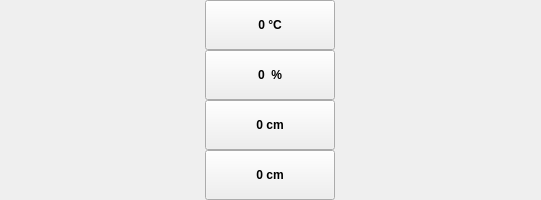
<?xml version="1.0" encoding="UTF-8"?>
<ui version="4.0">
 <class>frame</class>
 <widget class="QFrame" name="frame">
  <property name="geometry">
   <rect>
    <x>0</x>
    <y>0</y>
    <width>541</width>
    <height>200</height>
   </rect>
  </property>
  <property name="minimumSize">
   <size>
    <width>0</width>
    <height>0</height>
   </size>
  </property>
  <property name="maximumSize">
   <size>
    <width>16777215</width>
    <height>200</height>
   </size>
  </property>
  <property name="windowTitle">
   <string>Frame</string>
  </property>
  <property name="autoFillBackground">
   <bool>false</bool>
  </property>
  <property name="frameShape">
   <enum>QFrame::NoFrame</enum>
  </property>
  <property name="frameShadow">
   <enum>QFrame::Raised</enum>
  </property>
  <layout class="QGridLayout" name="gridLayout">
   <property name="leftMargin">
    <number>0</number>
   </property>
   <property name="topMargin">
    <number>0</number>
   </property>
   <property name="rightMargin">
    <number>0</number>
   </property>
   <property name="bottomMargin">
    <number>0</number>
   </property>
   <item row="0" column="0">
    <layout class="QHBoxLayout" name="horizontalLayout">
     <item>
      <layout class="QVBoxLayout" name="verticalLayout">
       <property name="spacing">
        <number>0</number>
       </property>
       <item>
        <widget class="QPushButton" name="pushButton_temperature">
         <property name="minimumSize">
          <size>
           <width>130</width>
           <height>50</height>
          </size>
         </property>
         <property name="maximumSize">
          <size>
           <width>130</width>
           <height>50</height>
          </size>
         </property>
         <property name="font">
          <font>
           <weight>75</weight>
           <bold>true</bold>
          </font>
         </property>
         <property name="text">
          <string>0 °C</string>
         </property>
         <property name="icon">
          <iconset resource="../resources.qrc">
           <normaloff>:/resources/img/resources/img/Thermometer_Snowflake.png</normaloff>:/resources/img/resources/img/Thermometer_Snowflake.png</iconset>
         </property>
         <property name="iconSize">
          <size>
           <width>30</width>
           <height>30</height>
          </size>
         </property>
        </widget>
       </item>
       <item>
        <widget class="QPushButton" name="pushButton_humidity">
         <property name="minimumSize">
          <size>
           <width>130</width>
           <height>50</height>
          </size>
         </property>
         <property name="maximumSize">
          <size>
           <width>130</width>
           <height>50</height>
          </size>
         </property>
         <property name="font">
          <font>
           <weight>75</weight>
           <bold>true</bold>
          </font>
         </property>
         <property name="text">
          <string>0  %</string>
         </property>
         <property name="icon">
          <iconset resource="../resources.qrc">
           <normaloff>:/resources/img/resources/img/humidity.png</normaloff>:/resources/img/resources/img/humidity.png</iconset>
         </property>
         <property name="iconSize">
          <size>
           <width>30</width>
           <height>30</height>
          </size>
         </property>
        </widget>
       </item>
       <item>
        <widget class="QPushButton" name="pushButton_ir">
         <property name="minimumSize">
          <size>
           <width>130</width>
           <height>50</height>
          </size>
         </property>
         <property name="maximumSize">
          <size>
           <width>130</width>
           <height>50</height>
          </size>
         </property>
         <property name="font">
          <font>
           <weight>75</weight>
           <bold>true</bold>
          </font>
         </property>
         <property name="text">
          <string>0 cm</string>
         </property>
         <property name="icon">
          <iconset resource="../resources.qrc">
           <normaloff>:/resources/img/resources/img/laser1.png</normaloff>:/resources/img/resources/img/laser1.png</iconset>
         </property>
         <property name="iconSize">
          <size>
           <width>30</width>
           <height>30</height>
          </size>
         </property>
        </widget>
       </item>
       <item>
        <widget class="QPushButton" name="pushButton_sn">
         <property name="minimumSize">
          <size>
           <width>130</width>
           <height>50</height>
          </size>
         </property>
         <property name="maximumSize">
          <size>
           <width>130</width>
           <height>50</height>
          </size>
         </property>
         <property name="font">
          <font>
           <weight>75</weight>
           <bold>true</bold>
          </font>
         </property>
         <property name="text">
          <string>0 cm</string>
         </property>
         <property name="icon">
          <iconset resource="../resources.qrc">
           <normaloff>:/resources/img/resources/img/radar1.png</normaloff>:/resources/img/resources/img/radar1.png</iconset>
         </property>
         <property name="iconSize">
          <size>
           <width>30</width>
           <height>30</height>
          </size>
         </property>
        </widget>
       </item>
      </layout>
     </item>
    </layout>
   </item>
  </layout>
  <zorder>pushButton_humidity</zorder>
  <zorder>horizontalLayoutWidget</zorder>
  <zorder>pushButton_humidity</zorder>
 </widget>
 <resources>
  <include location="../resources.qrc"/>
 </resources>
 <connections/>
</ui>
